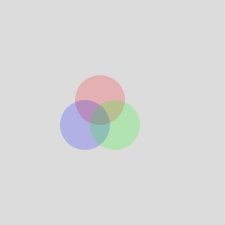
Frame 1 (no input)
Frame 60 (no input): identical to frame 1, image omitted
Frame 120 (the mouse pressed at the canvas centre since frame 60): identical to frame 1, image omitted

The p5.js sketch that drew this single still picture (run headless with seeded random() and noise() and a simulated clock; from frame 60 on, the mouse is pressed at the canvas centre):

// p5.js sketch
// ── sketch.js
function setup() {
  createCanvas(225, 225);
}

function draw() {
  background(220);

  push();
  fill(255, 0, 0, 50);
  noStroke();
  circle(100, 100, 50)
  pop();

  push();
  fill(0, 0, 255, 50);
  noStroke();
  circle(85, 125, 50);
  pop();

  push();
  fill(0,255, 0, 50);
  noStroke();
  circle(115, 125, 50);


}
